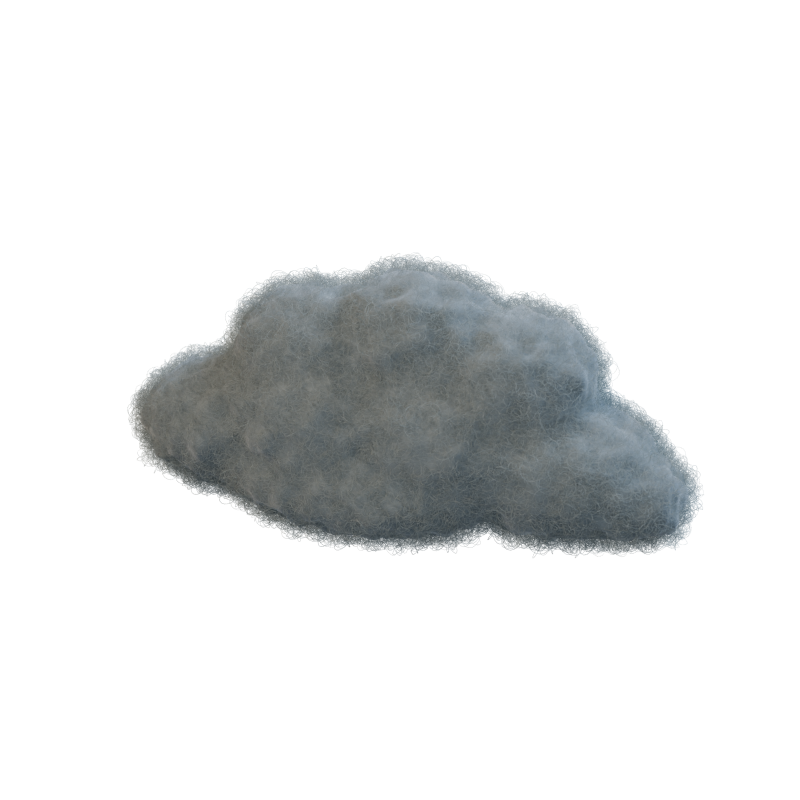
#> input picture presentation/frames-3d/objects/cloud/hero.png, 1600 x 1600 px, found by its file name (shown at 1/2 size); its folder holds only this picture in this run
$ python package_objects.py
#> lines starting #> are read from the running program, lines starting #| are printed output that depends on the picture
"""Validate delivered PNGs, write compositor manifests, and assemble navy contact."""
from pathlib import Path
from PIL import Image, ImageChops
import json, time
ROOT=Path(__file__).resolve().parent
NAMES=['truck','meter','pole','solar','hardhat','pin_orange','pin_cyan','pin_blue','cloud']

def inspect(path,size):
    with Image.open(path) as im:
        im.load();assert im.size==(size,size),(path,im.size);assert im.mode=='RGBA',(path,im.mode)
        a=im.getchannel('A');assert a.getextrema()==(0,255),(path,a.getextrema())
        bb=a.point(lambda x:255 if x>8 else 0).getbbox();assert bb,(path,'empty')
        assert bb[0]>0 and bb[1]>0 and bb[2]<size and bb[3]<size,(path,'clipped',bb)
        return {'alpha_bbox_px':list(bb),'min_padding_px':min(bb[0],bb[1],size-bb[2],size-bb[3]),'bytes':path.stat().st_size}

def main():
    contact=Image.new('RGB',(2400,2400),'#000F1E');manifests=[];qa={};total=0
#> after `contact = Image.new('RGB', (2400, 2400), '#000F1E')`:
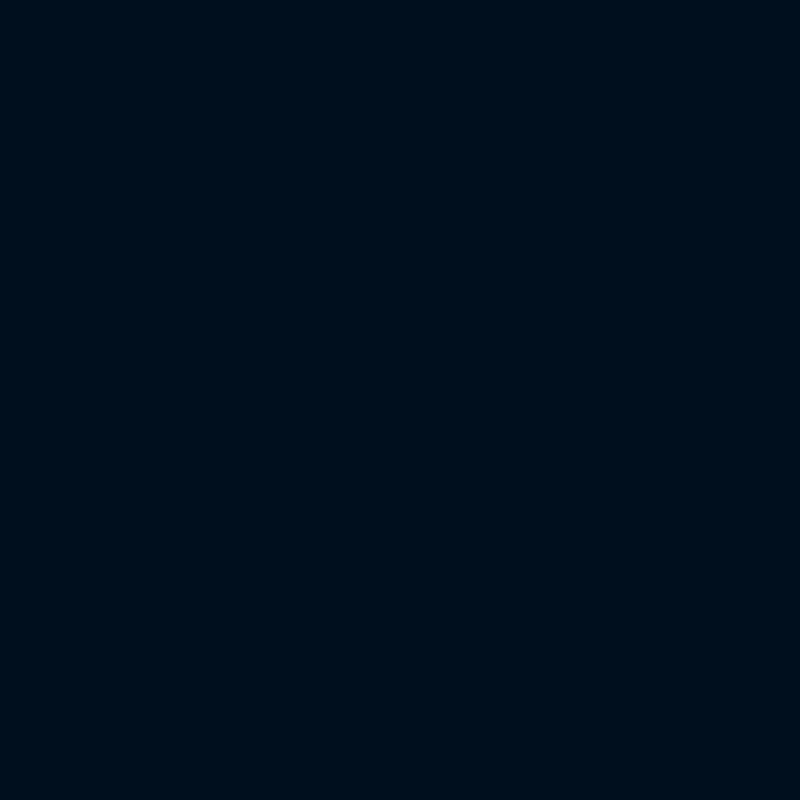
#> contact: PIL image 2400x2400 RGB (shown at 1/3 size); mean R, G, B 0, 15, 30
    for index,name in enumerate(NAMES):
        folder=ROOT/name;hero=inspect(folder/'hero.png',1600);q={'hero':hero,'sequences':{}}
#> in inspect, im is the input picture: PIL image 1600x1600 RGBA; mean R, G, B, A 20.7, 22.2, 22.5, 45.8
#> in inspect, `a = im.getchannel('A')`:
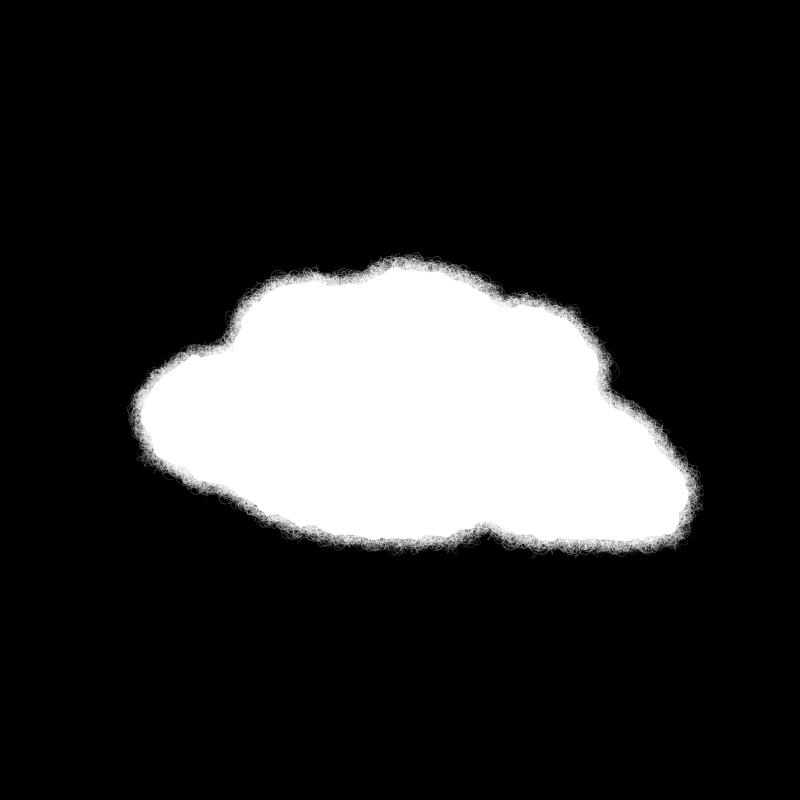
#> a: PIL image 1600x1600 L (shown at 1/2 size); min 0, max 255, mean 45.8
#> in inspect, `bb = a.point(lambda x: 255 if x > 8 else 0).getbbox()`: bb = (254, 504, 1409, 1117)
        with Image.open(folder/'hero.png') as im:
            thumb=im.resize((800,800),Image.Resampling.LANCZOS);contact.paste(thumb,(index%3*800,index//3*800),thumb.getchannel('A'))
        m={'schema_version':1,'name':name,'engine':'Blender 5.2.1 LTS / Cycles / Metal','color_management':{'view':'AgX','look':'Medium High Contrast','exposure':-.25,'output':'sRGB display-referred'},'camera':{'projection':'perspective','focal_length_mm':70,'model_scale':1/87,'hero_aperture_fstop':32 if name=='truck' else 64},'alpha':'straight','background':'transparent','pivot_3d':[0,0,0],'fps':30,'hero':{'path':'hero.png','size_px':[1600,1600],'pivot_px':[800,800],'root_rotation_euler_xyz_degrees':[0,0,0],**hero},'sequences':{},'source':'scene.blend','external_assets':[]}
        for mode,count in [('spin',72),('tumble',48)]:
            files=sorted((folder/mode).glob('*.png'));expected=[f'{f:04d}.png' for f in range(count)]
            assert [p.name for p in files]==expected,(name,mode,len(files))
            frames=[inspect(p,1024) for p in files];total+=len(frames)
            entry={'path_pattern':mode+'/%04d.png','first_frame':0,'last_frame':count-1,'frame_count':count,'size_px':[1024,1024],'pivot_px':[512,512],'duration_seconds':count/30,'hero_angle_frame':0 if mode=='spin' else 47,'loop':mode=='spin','motion_blur':{'enabled':mode=='tumble','shutter_frames':.72 if mode=='tumble' else 0,'position':'CENTER'},'camera_framing':'Fixed sphere-safe framing' if mode=='spin' else 'Sphere-safe start, eased settle to hero framing over frames 28-47'}
            m['sequences'][mode]=entry
            q['sequences'][mode]={'frame_count':count,'minimum_padding_px':min(f['min_padding_px'] for f in frames),'total_bytes':sum(f['bytes'] for f in frames)}
        with Image.open(folder/'hero.png') as im:
            hero_box=im.resize((1024,1024),Image.Resampling.LANCZOS).getchannel('A').point(lambda a:255 if a>8 else 0).getbbox()
        with Image.open(folder/'tumble/0047.png') as im:landing_box=im.getchannel('A').point(lambda a:255 if a>8 else 0).getbbox()
        q['hero_landing_max_bbox_edge_difference_px']=max(abs(a-b) for a,b in zip(hero_box,landing_box))
        (folder/'manifest.json').write_text(json.dumps(m,indent=2)+'\n');manifests.append({'name':name,'manifest':name+'/manifest.json'});qa[name]=q
    contact.save(ROOT/'contact_navy.jpg',quality=96,subsampling=0)
    (ROOT/'manifest.json').write_text(json.dumps({'schema_version':1,'objects':manifests,'contact_sheet':'contact_navy.jpg','contact_order':'Left to right, top to bottom','navy':'#000F1E','total_sequence_frames':total,'total_hero_images':9},indent=2)+'\n')
    (ROOT/'validation.json').write_text(json.dumps({'all_images_decoded':True,'all_images_rgba':True,'all_images_have_transparency':True,'all_images_unclipped_at_alpha_gt_8':True,'object_count':len(NAMES),'sequence_frame_count':total,'objects':qa},indent=2)+'\n')
    print('VALIDATED',len(NAMES),'objects;',total,'sequence frames;',9,'heroes')
#> (the run stopped early here; a loop or call above may not have finished)
